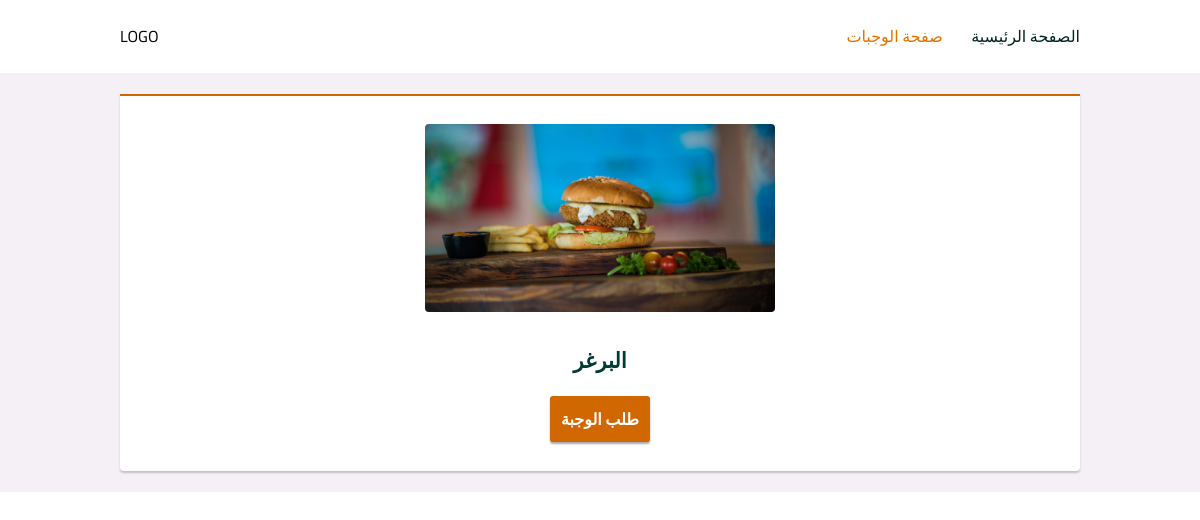
/meals/3/detail, run on the app's committed database.
### main.py (models this page shows)
class Photos(db.Model):
    id = db.Column(db.Integer, primary_key=True, autoincrement=True)
    url = db.Column(db.Text, nullable=False)
    meals = db.relationship('Meals', backref='photo')

class Meals(db.Model):
    id = db.Column(db.Integer, primary_key=True, autoincrement=True)
    name = db.Column(db.String(50), nullable=False)
    desc = db.Column(db.Text)
    price = db.Column(db.Numeric(10, 2))
    requests = db.relationship('Requests', backref='meal')
    photo_id = db.Column(db.Integer, db.ForeignKey('photos.id'))

### main.py (the view)
@app.route('/meals/<int:id>/detail')
def meal_details(id):
    meal = o.get_meal_by_id(id)
    return render_template('meal-details.html', meal=meal)

### main.py (called while the page is built)
    def get_meal_by_id(self, id):
        return Meals.query.get(id)

### templates/meal-details.html (shortened to what this page needs)
<!DOCTYPE html>
<html lang="ar">
  <head>
    <link
      href="{{ url_for('static', filename='style/style.css') }}"
      rel="stylesheet"
    />
  </head>
  <body>
    <header id="header">
      <p>LOGO</p>
      <nav class="header-nav">
        <a href="/">الصفحة الرئيسية</a>
        <a class="header-active" href="/meals">صفحة الوجبات</a>
      </nav>
    </header>
    <main id="meal-details">
      <div class="meal-details-meal">
        <img src="{{ meal.photo.url }}" />
        <div>
          <p class="meal-header">{{ meal.name }}</p>
          <a href="{{url_for('request_meal',id = meal.id)}}">طلب الوجبة</a>
        </div>
      </div>
    </main>
  </body>
</html>

### static/style/style.css (style rules this page uses)
* { margin: 0; padding: 0; box-sizing: border-box; }
body { min-width: min-content; font-family: "Cairo", sans-serif; }
a { text-decoration: none; white-space: nowrap; }
#header { padding: 1.333rem 10%; display: flex; justify-content: space-between; background-color: white; }
#header .header-nav { display: flex; flex-direction: row-reverse; }
#header .header-nav a { margin-right: 1.777rem; color: #012622; }
#header .header-nav a:first-of-type { margin: 0; }
#header .header-nav .header-active { color: #e57100; }
#meal-details { padding: 1.333rem 10%; background-color: #f4f0f6; }
#meal-details .meal-details-meal { padding: 1.777rem; display: flex; align-items: center; flex-direction: column; background-color: white; text-align: center; border-top: 2px solid #d16700; border-radius: 0 0 4px 4px; box-shadow: 0 2px 2px #01040433; }
#meal-details .meal-details-meal img { width: 350px; border-radius: 4px; }
#meal-details .meal-details-meal .meal-header { margin-top: 1.777rem; margin-bottom: 1rem; font-size: 1.333rem; font-weight: bold; color: #003b36; }
#meal-details .meal-details-meal a { display: block; margin-top: 1rem; margin-left: 50%; padding: 8px; width: 100px; color: white; background-color: #d16700; border: none; border-radius: 3px; font-weight: 600; box-shadow: 0 2px 2px #01040457; cursor: pointer; text-align: center; transition: opacity ease-in-out 300ms; transform: translateX(-50%); }

### data on the page
Photos: photo (picture)
Meals: name "البرغر"
